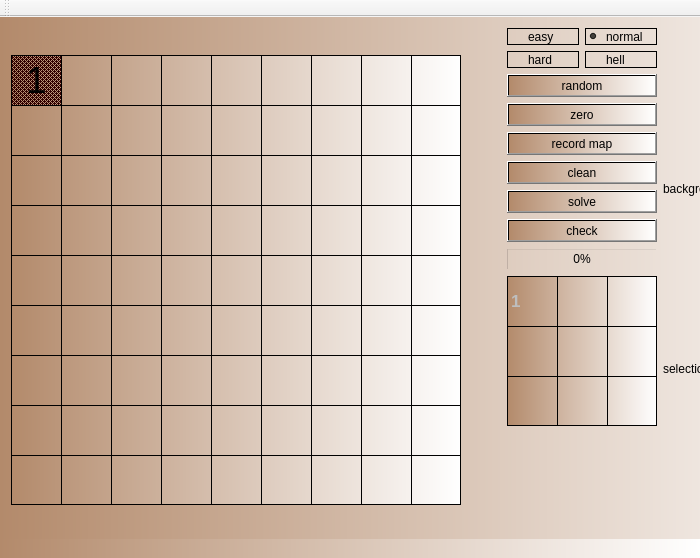
<?xml version="1.0" encoding="UTF-8"?>
<ui version="4.0">
 <class>MainWindow</class>
 <widget class="QMainWindow" name="MainWindow">
  <property name="geometry">
   <rect>
    <x>0</x>
    <y>0</y>
    <width>700</width>
    <height>558</height>
   </rect>
  </property>
  <property name="sizePolicy">
   <sizepolicy hsizetype="Fixed" vsizetype="Fixed">
    <horstretch>0</horstretch>
    <verstretch>0</verstretch>
   </sizepolicy>
  </property>
  <property name="minimumSize">
   <size>
    <width>700</width>
    <height>500</height>
   </size>
  </property>
  <property name="maximumSize">
   <size>
    <width>854</width>
    <height>588</height>
   </size>
  </property>
  <property name="windowTitle">
   <string>MainWindow</string>
  </property>
  <property name="iconSize">
   <size>
    <width>50</width>
    <height>50</height>
   </size>
  </property>
  <widget class="QWidget" name="centralWidget">
   <property name="sizePolicy">
    <sizepolicy hsizetype="Fixed" vsizetype="Fixed">
     <horstretch>0</horstretch>
     <verstretch>0</verstretch>
    </sizepolicy>
   </property>
   <property name="minimumSize">
    <size>
     <width>700</width>
     <height>497</height>
    </size>
   </property>
   <property name="maximumSize">
    <size>
     <width>700</width>
     <height>497</height>
    </size>
   </property>
   <property name="styleSheet">
    <string notr="true">background-color: qlineargradient(spread:pad, x1:0, y1:0, x2:1, y2:0, stop:0 rgba(179, 138, 107, 255), stop:1 rgba(255, 255, 255, 255));</string>
   </property>
   <property name="inputMethodHints">
    <set>Qt::ImhNone</set>
   </property>
   <layout class="QGridLayout" name="gridLayout">
    <property name="sizeConstraint">
     <enum>QLayout::SetFixedSize</enum>
    </property>
    <item row="0" column="11">
     <layout class="QHBoxLayout" name="horizontalLayout">
      <property name="spacing">
       <number>6</number>
      </property>
      <property name="sizeConstraint">
       <enum>QLayout::SetFixedSize</enum>
      </property>
      <item>
       <widget class="QTableWidget" name="tableWidget">
        <property name="sizePolicy">
         <sizepolicy hsizetype="Fixed" vsizetype="Fixed">
          <horstretch>0</horstretch>
          <verstretch>0</verstretch>
         </sizepolicy>
        </property>
        <property name="minimumSize">
         <size>
          <width>450</width>
          <height>450</height>
         </size>
        </property>
        <property name="maximumSize">
         <size>
          <width>450</width>
          <height>450</height>
         </size>
        </property>
        <property name="font">
         <font>
          <pointsize>27</pointsize>
          <strikeout>false</strikeout>
         </font>
        </property>
        <property name="mouseTracking">
         <bool>false</bool>
        </property>
        <property name="lineWidth">
         <number>1</number>
        </property>
        <property name="midLineWidth">
         <number>0</number>
        </property>
        <property name="verticalScrollBarPolicy">
         <enum>Qt::ScrollBarAlwaysOff</enum>
        </property>
        <property name="horizontalScrollBarPolicy">
         <enum>Qt::ScrollBarAlwaysOff</enum>
        </property>
        <property name="iconSize">
         <size>
          <width>0</width>
          <height>0</height>
         </size>
        </property>
        <property name="rowCount">
         <number>9</number>
        </property>
        <property name="columnCount">
         <number>9</number>
        </property>
        <attribute name="horizontalHeaderVisible">
         <bool>false</bool>
        </attribute>
        <attribute name="horizontalHeaderDefaultSectionSize">
         <number>50</number>
        </attribute>
        <attribute name="horizontalHeaderMinimumSectionSize">
         <number>50</number>
        </attribute>
        <attribute name="verticalHeaderVisible">
         <bool>false</bool>
        </attribute>
        <attribute name="verticalHeaderDefaultSectionSize">
         <number>50</number>
        </attribute>
        <attribute name="verticalHeaderMinimumSectionSize">
         <number>50</number>
        </attribute>
        <row/>
        <row/>
        <row/>
        <row/>
        <row/>
        <row/>
        <row/>
        <row/>
        <row/>
        <column/>
        <column/>
        <column/>
        <column/>
        <column/>
        <column/>
        <column/>
        <column/>
        <column/>
        <item row="0" column="0">
         <property name="text">
          <string>1</string>
         </property>
         <property name="font">
          <font>
           <pointsize>28</pointsize>
          </font>
         </property>
         <property name="textAlignment">
          <set>AlignCenter</set>
         </property>
         <property name="background">
          <brush brushstyle="Dense3Pattern">
           <color alpha="255">
            <red>50</red>
            <green>0</green>
            <blue>0</blue>
           </color>
          </brush>
         </property>
         <property name="foreground">
          <brush brushstyle="NoBrush">
           <color alpha="255">
            <red>0</red>
            <green>0</green>
            <blue>0</blue>
           </color>
          </brush>
         </property>
        </item>
       </widget>
      </item>
      <item>
       <layout class="QVBoxLayout" name="verticalLayout">
        <property name="spacing">
         <number>6</number>
        </property>
        <property name="sizeConstraint">
         <enum>QLayout::SetDefaultConstraint</enum>
        </property>
        <property name="leftMargin">
         <number>40</number>
        </property>
        <property name="topMargin">
         <number>0</number>
        </property>
        <property name="rightMargin">
         <number>0</number>
        </property>
        <property name="bottomMargin">
         <number>0</number>
        </property>
        <item>
         <layout class="QHBoxLayout" name="horizontalLayout_2">
          <property name="sizeConstraint">
           <enum>QLayout::SetMaximumSize</enum>
          </property>
          <item>
           <widget class="QRadioButton" name="easy">
            <property name="sizePolicy">
             <sizepolicy hsizetype="Fixed" vsizetype="Fixed">
              <horstretch>0</horstretch>
              <verstretch>0</verstretch>
             </sizepolicy>
            </property>
            <property name="maximumSize">
             <size>
              <width>75</width>
              <height>16777215</height>
             </size>
            </property>
            <property name="styleSheet">
             <string notr="true">background-color:rgba(255,255,255, 0%);
border: 1px solid black;</string>
            </property>
            <property name="text">
             <string>easy</string>
            </property>
           </widget>
          </item>
          <item>
           <widget class="QRadioButton" name="normal">
            <property name="sizePolicy">
             <sizepolicy hsizetype="Fixed" vsizetype="Fixed">
              <horstretch>0</horstretch>
              <verstretch>0</verstretch>
             </sizepolicy>
            </property>
            <property name="maximumSize">
             <size>
              <width>75</width>
              <height>16777215</height>
             </size>
            </property>
            <property name="styleSheet">
             <string notr="true">border: 1px solid black;
background-color:rgba(255,255,255, 0%);
</string>
            </property>
            <property name="text">
             <string>normal</string>
            </property>
            <property name="checked">
             <bool>true</bool>
            </property>
           </widget>
          </item>
         </layout>
        </item>
        <item>
         <layout class="QHBoxLayout" name="horizontalLayout_3">
          <property name="sizeConstraint">
           <enum>QLayout::SetMaximumSize</enum>
          </property>
          <item>
           <widget class="QRadioButton" name="hard">
            <property name="sizePolicy">
             <sizepolicy hsizetype="Fixed" vsizetype="Fixed">
              <horstretch>0</horstretch>
              <verstretch>0</verstretch>
             </sizepolicy>
            </property>
            <property name="maximumSize">
             <size>
              <width>75</width>
              <height>16777215</height>
             </size>
            </property>
            <property name="styleSheet">
             <string notr="true">border: 1px solid black;
background-color:rgba(255,255,255, 0%);</string>
            </property>
            <property name="text">
             <string>hard</string>
            </property>
           </widget>
          </item>
          <item>
           <widget class="QRadioButton" name="hell">
            <property name="sizePolicy">
             <sizepolicy hsizetype="Fixed" vsizetype="Fixed">
              <horstretch>0</horstretch>
              <verstretch>0</verstretch>
             </sizepolicy>
            </property>
            <property name="maximumSize">
             <size>
              <width>75</width>
              <height>16777215</height>
             </size>
            </property>
            <property name="styleSheet">
             <string notr="true">border: 1px solid black;
background-color:rgba(255,255,255, 0%);</string>
            </property>
            <property name="text">
             <string>hell</string>
            </property>
           </widget>
          </item>
         </layout>
        </item>
        <item>
         <widget class="QPushButton" name="random">
          <property name="sizePolicy">
           <sizepolicy hsizetype="Expanding" vsizetype="Fixed">
            <horstretch>0</horstretch>
            <verstretch>0</verstretch>
           </sizepolicy>
          </property>
          <property name="maximumSize">
           <size>
            <width>16777215</width>
            <height>30</height>
           </size>
          </property>
          <property name="styleSheet">
           <string notr="true">background-image:none;</string>
          </property>
          <property name="text">
           <string>random</string>
          </property>
         </widget>
        </item>
        <item>
         <widget class="QPushButton" name="zero">
          <property name="sizePolicy">
           <sizepolicy hsizetype="Expanding" vsizetype="Fixed">
            <horstretch>0</horstretch>
            <verstretch>0</verstretch>
           </sizepolicy>
          </property>
          <property name="maximumSize">
           <size>
            <width>16777215</width>
            <height>30</height>
           </size>
          </property>
          <property name="text">
           <string>zero</string>
          </property>
         </widget>
        </item>
        <item>
         <widget class="QPushButton" name="record_map">
          <property name="sizePolicy">
           <sizepolicy hsizetype="Expanding" vsizetype="Fixed">
            <horstretch>0</horstretch>
            <verstretch>0</verstretch>
           </sizepolicy>
          </property>
          <property name="maximumSize">
           <size>
            <width>16777215</width>
            <height>30</height>
           </size>
          </property>
          <property name="text">
           <string>record map</string>
          </property>
         </widget>
        </item>
        <item>
         <widget class="QPushButton" name="file_in">
          <property name="sizePolicy">
           <sizepolicy hsizetype="Expanding" vsizetype="Fixed">
            <horstretch>0</horstretch>
            <verstretch>0</verstretch>
           </sizepolicy>
          </property>
          <property name="maximumSize">
           <size>
            <width>16777215</width>
            <height>30</height>
           </size>
          </property>
          <property name="text">
           <string>clean</string>
          </property>
         </widget>
        </item>
        <item>
         <widget class="QPushButton" name="solve">
          <property name="sizePolicy">
           <sizepolicy hsizetype="Expanding" vsizetype="Fixed">
            <horstretch>0</horstretch>
            <verstretch>0</verstretch>
           </sizepolicy>
          </property>
          <property name="maximumSize">
           <size>
            <width>16777215</width>
            <height>30</height>
           </size>
          </property>
          <property name="text">
           <string>solve</string>
          </property>
         </widget>
        </item>
        <item>
         <widget class="QPushButton" name="check">
          <property name="sizePolicy">
           <sizepolicy hsizetype="Expanding" vsizetype="Fixed">
            <horstretch>0</horstretch>
            <verstretch>0</verstretch>
           </sizepolicy>
          </property>
          <property name="maximumSize">
           <size>
            <width>16777215</width>
            <height>30</height>
           </size>
          </property>
          <property name="text">
           <string>check</string>
          </property>
          <property name="autoDefault">
           <bool>false</bool>
          </property>
         </widget>
        </item>
        <item>
         <widget class="QProgressBar" name="progressBar">
          <property name="styleSheet">
           <string notr="true">background-color:rgba(255,255,255, 0%);</string>
          </property>
          <property name="value">
           <number>0</number>
          </property>
         </widget>
        </item>
        <item>
         <widget class="QTableWidget" name="checkTable">
          <property name="enabled">
           <bool>false</bool>
          </property>
          <property name="sizePolicy">
           <sizepolicy hsizetype="Expanding" vsizetype="Preferred">
            <horstretch>0</horstretch>
            <verstretch>0</verstretch>
           </sizepolicy>
          </property>
          <property name="minimumSize">
           <size>
            <width>150</width>
            <height>150</height>
           </size>
          </property>
          <property name="maximumSize">
           <size>
            <width>150</width>
            <height>150</height>
           </size>
          </property>
          <property name="font">
           <font>
            <pointsize>13</pointsize>
            <weight>75</weight>
            <bold>true</bold>
           </font>
          </property>
          <property name="verticalScrollBarPolicy">
           <enum>Qt::ScrollBarAlwaysOff</enum>
          </property>
          <property name="horizontalScrollBarPolicy">
           <enum>Qt::ScrollBarAlwaysOff</enum>
          </property>
          <property name="autoScroll">
           <bool>false</bool>
          </property>
          <property name="autoScrollMargin">
           <number>0</number>
          </property>
          <property name="textElideMode">
           <enum>Qt::ElideNone</enum>
          </property>
          <property name="rowCount">
           <number>3</number>
          </property>
          <property name="columnCount">
           <number>3</number>
          </property>
          <attribute name="horizontalHeaderVisible">
           <bool>false</bool>
          </attribute>
          <attribute name="horizontalHeaderDefaultSectionSize">
           <number>50</number>
          </attribute>
          <attribute name="horizontalHeaderHighlightSections">
           <bool>false</bool>
          </attribute>
          <attribute name="horizontalHeaderMinimumSectionSize">
           <number>30</number>
          </attribute>
          <attribute name="verticalHeaderVisible">
           <bool>false</bool>
          </attribute>
          <attribute name="verticalHeaderDefaultSectionSize">
           <number>50</number>
          </attribute>
          <attribute name="verticalHeaderHighlightSections">
           <bool>false</bool>
          </attribute>
          <row/>
          <row/>
          <row/>
          <column/>
          <column/>
          <column/>
          <item row="0" column="0">
           <property name="text">
            <string>1</string>
           </property>
          </item>
         </widget>
        </item>
        <item>
         <widget class="QListWidget" name="file_list">
          <property name="sizePolicy">
           <sizepolicy hsizetype="Minimum" vsizetype="Expanding">
            <horstretch>0</horstretch>
            <verstretch>0</verstretch>
           </sizepolicy>
          </property>
          <property name="minimumSize">
           <size>
            <width>150</width>
            <height>0</height>
           </size>
          </property>
          <property name="maximumSize">
           <size>
            <width>150</width>
            <height>100</height>
           </size>
          </property>
          <property name="styleSheet">
           <string notr="true">background-color:rgba(255,255,255, 0%);</string>
          </property>
         </widget>
        </item>
       </layout>
      </item>
      <item>
       <layout class="QVBoxLayout" name="verticalLayout_2">
        <property name="sizeConstraint">
         <enum>QLayout::SetFixedSize</enum>
        </property>
        <property name="rightMargin">
         <number>20</number>
        </property>
        <item>
         <layout class="QHBoxLayout" name="horizontalLayout_4">
          <property name="sizeConstraint">
           <enum>QLayout::SetDefaultConstraint</enum>
          </property>
          <property name="leftMargin">
           <number>0</number>
          </property>
          <property name="rightMargin">
           <number>40</number>
          </property>
          <item>
           <widget class="QLabel" name="background">
            <property name="sizePolicy">
             <sizepolicy hsizetype="Expanding" vsizetype="Fixed">
              <horstretch>0</horstretch>
              <verstretch>0</verstretch>
             </sizepolicy>
            </property>
            <property name="styleSheet">
             <string notr="true">background-color:rgba(255,255,255, 0%);</string>
            </property>
            <property name="text">
             <string>background</string>
            </property>
           </widget>
          </item>
          <item>
           <widget class="QToolButton" name="colorA">
            <property name="enabled">
             <bool>true</bool>
            </property>
            <property name="sizePolicy">
             <sizepolicy hsizetype="Fixed" vsizetype="Fixed">
              <horstretch>0</horstretch>
              <verstretch>0</verstretch>
             </sizepolicy>
            </property>
            <property name="autoFillBackground">
             <bool>false</bool>
            </property>
            <property name="styleSheet">
             <string notr="true">color:yellow;</string>
            </property>
            <property name="text">
             <string/>
            </property>
           </widget>
          </item>
          <item>
           <widget class="QToolButton" name="colorB">
            <property name="text">
             <string/>
            </property>
           </widget>
          </item>
          <item>
           <widget class="QToolButton" name="colorC">
            <property name="text">
             <string/>
            </property>
           </widget>
          </item>
         </layout>
        </item>
        <item>
         <layout class="QHBoxLayout" name="horizontalLayout_6">
          <property name="sizeConstraint">
           <enum>QLayout::SetDefaultConstraint</enum>
          </property>
          <property name="leftMargin">
           <number>0</number>
          </property>
          <property name="rightMargin">
           <number>40</number>
          </property>
          <item>
           <widget class="QLabel" name="selC">
            <property name="sizePolicy">
             <sizepolicy hsizetype="Expanding" vsizetype="Fixed">
              <horstretch>0</horstretch>
              <verstretch>0</verstretch>
             </sizepolicy>
            </property>
            <property name="styleSheet">
             <string notr="true">background-color:rgba(255,255,255, 0%);</string>
            </property>
            <property name="text">
             <string>selection</string>
            </property>
           </widget>
          </item>
          <item>
           <widget class="QToolButton" name="sColorA">
            <property name="text">
             <string/>
            </property>
           </widget>
          </item>
          <item>
           <widget class="QToolButton" name="sColorB">
            <property name="text">
             <string/>
            </property>
           </widget>
          </item>
          <item>
           <widget class="QToolButton" name="sColorC">
            <property name="text">
             <string/>
            </property>
           </widget>
          </item>
         </layout>
        </item>
       </layout>
      </item>
     </layout>
    </item>
   </layout>
  </widget>
  <widget class="QMenuBar" name="menuBar">
   <property name="geometry">
    <rect>
     <x>0</x>
     <y>0</y>
     <width>700</width>
     <height>22</height>
    </rect>
   </property>
  </widget>
  <widget class="QStatusBar" name="statusBar">
   <property name="sizePolicy">
    <sizepolicy hsizetype="Expanding" vsizetype="Fixed">
     <horstretch>0</horstretch>
     <verstretch>0</verstretch>
    </sizepolicy>
   </property>
   <property name="styleSheet">
    <string notr="true">background-color: qlineargradient(spread:pad, x1:0, y1:0, x2:1, y2:0, stop:0 rgba(179, 138, 107, 255), stop:1 rgba(255, 255, 255, 255));</string>
   </property>
   <property name="sizeGripEnabled">
    <bool>false</bool>
   </property>
  </widget>
  <widget class="QToolBar" name="toolBar">
   <property name="windowTitle">
    <string>toolBar</string>
   </property>
   <attribute name="toolBarArea">
    <enum>TopToolBarArea</enum>
   </attribute>
   <attribute name="toolBarBreak">
    <bool>false</bool>
   </attribute>
  </widget>
 </widget>
 <layoutdefault spacing="6" margin="11"/>
 <resources/>
 <connections/>
</ui>
